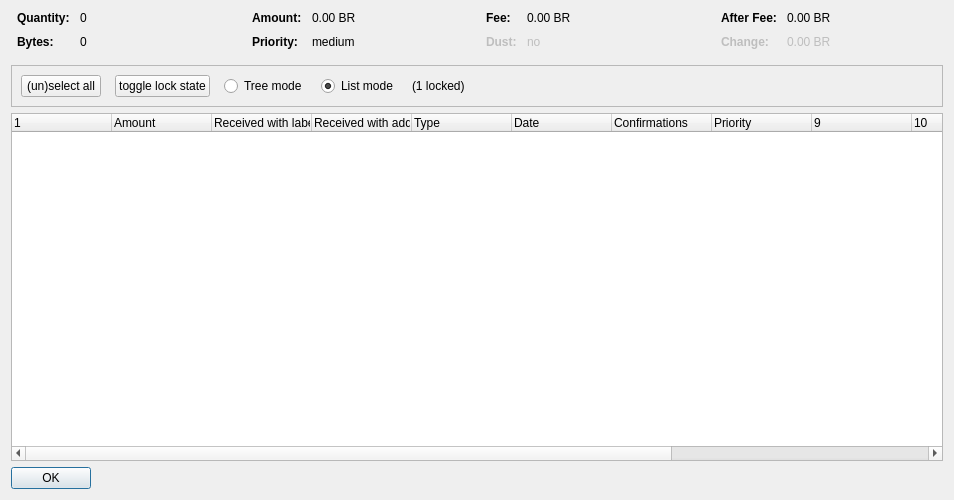
<?xml version="1.0" encoding="UTF-8"?>
<ui version="4.0">
 <class>CoinControlDialog</class>
 <widget class="QDialog" name="CoinControlDialog">
  <property name="geometry">
   <rect>
    <x>0</x>
    <y>0</y>
    <width>954</width>
    <height>500</height>
   </rect>
  </property>
  <property name="windowTitle">
   <string>Coin Selection</string>
  </property>
  <layout class="QVBoxLayout" name="verticalLayout">
   <item>
    <layout class="QHBoxLayout" name="horizontalLayoutTop" stretch="0,0,0,0">
     <property name="topMargin">
      <number>0</number>
     </property>
     <property name="bottomMargin">
      <number>10</number>
     </property>
     <item>
      <layout class="QFormLayout" name="formLayoutCoinControl1">
       <property name="horizontalSpacing">
        <number>10</number>
       </property>
       <property name="verticalSpacing">
        <number>10</number>
       </property>
       <property name="leftMargin">
        <number>6</number>
       </property>
       <property name="rightMargin">
        <number>6</number>
       </property>
       <item row="0" column="0">
        <widget class="QLabel" name="labelCoinControlQuantityText">
         <property name="font">
          <font>
           <weight>75</weight>
           <bold>true</bold>
          </font>
         </property>
         <property name="text">
          <string>Quantity:</string>
         </property>
        </widget>
       </item>
       <item row="0" column="1">
        <widget class="QLabel" name="labelCoinControlQuantity">
         <property name="cursor">
          <cursorShape>IBeamCursor</cursorShape>
         </property>
         <property name="contextMenuPolicy">
          <enum>Qt::ActionsContextMenu</enum>
         </property>
         <property name="text">
          <string notr="true">0</string>
         </property>
         <property name="textInteractionFlags">
          <set>Qt::LinksAccessibleByMouse|Qt::TextSelectableByKeyboard|Qt::TextSelectableByMouse</set>
         </property>
        </widget>
       </item>
       <item row="1" column="0">
        <widget class="QLabel" name="labelCoinControlBytesText">
         <property name="font">
          <font>
           <weight>75</weight>
           <bold>true</bold>
          </font>
         </property>
         <property name="text">
          <string>Bytes:</string>
         </property>
        </widget>
       </item>
       <item row="1" column="1">
        <widget class="QLabel" name="labelCoinControlBytes">
         <property name="cursor">
          <cursorShape>IBeamCursor</cursorShape>
         </property>
         <property name="contextMenuPolicy">
          <enum>Qt::ActionsContextMenu</enum>
         </property>
         <property name="text">
          <string notr="true">0</string>
         </property>
         <property name="textInteractionFlags">
          <set>Qt::LinksAccessibleByMouse|Qt::TextSelectableByKeyboard|Qt::TextSelectableByMouse</set>
         </property>
        </widget>
       </item>
      </layout>
     </item>
     <item>
      <layout class="QFormLayout" name="formLayoutCoinControl2">
       <property name="horizontalSpacing">
        <number>10</number>
       </property>
       <property name="verticalSpacing">
        <number>10</number>
       </property>
       <property name="leftMargin">
        <number>6</number>
       </property>
       <property name="rightMargin">
        <number>6</number>
       </property>
       <item row="0" column="0">
        <widget class="QLabel" name="labelCoinControlAmountText">
         <property name="font">
          <font>
           <weight>75</weight>
           <bold>true</bold>
          </font>
         </property>
         <property name="text">
          <string>Amount:</string>
         </property>
        </widget>
       </item>
       <item row="0" column="1">
        <widget class="QLabel" name="labelCoinControlAmount">
         <property name="cursor">
          <cursorShape>IBeamCursor</cursorShape>
         </property>
         <property name="contextMenuPolicy">
          <enum>Qt::ActionsContextMenu</enum>
         </property>
         <property name="text">
          <string notr="true">0.00 BR</string>
         </property>
         <property name="textInteractionFlags">
          <set>Qt::LinksAccessibleByMouse|Qt::TextSelectableByKeyboard|Qt::TextSelectableByMouse</set>
         </property>
        </widget>
       </item>
       <item row="1" column="0">
        <widget class="QLabel" name="labelCoinControlPriorityText">
         <property name="font">
          <font>
           <weight>75</weight>
           <bold>true</bold>
          </font>
         </property>
         <property name="text">
          <string>Priority:</string>
         </property>
        </widget>
       </item>
       <item row="1" column="1">
        <widget class="QLabel" name="labelCoinControlPriority">
         <property name="cursor">
          <cursorShape>IBeamCursor</cursorShape>
         </property>
         <property name="contextMenuPolicy">
          <enum>Qt::ActionsContextMenu</enum>
         </property>
         <property name="text">
          <string>medium</string>
         </property>
         <property name="textInteractionFlags">
          <set>Qt::LinksAccessibleByMouse|Qt::TextSelectableByKeyboard|Qt::TextSelectableByMouse</set>
         </property>
        </widget>
       </item>
      </layout>
     </item>
     <item>
      <layout class="QFormLayout" name="formLayoutCoinControl3">
       <property name="horizontalSpacing">
        <number>10</number>
       </property>
       <property name="verticalSpacing">
        <number>10</number>
       </property>
       <property name="leftMargin">
        <number>6</number>
       </property>
       <property name="rightMargin">
        <number>6</number>
       </property>
       <item row="0" column="0">
        <widget class="QLabel" name="labelCoinControlFeeText">
         <property name="font">
          <font>
           <weight>75</weight>
           <bold>true</bold>
          </font>
         </property>
         <property name="text">
          <string>Fee:</string>
         </property>
        </widget>
       </item>
       <item row="0" column="1">
        <widget class="QLabel" name="labelCoinControlFee">
         <property name="cursor">
          <cursorShape>IBeamCursor</cursorShape>
         </property>
         <property name="contextMenuPolicy">
          <enum>Qt::ActionsContextMenu</enum>
         </property>
         <property name="text">
          <string notr="true">0.00 BR</string>
         </property>
         <property name="textInteractionFlags">
          <set>Qt::LinksAccessibleByMouse|Qt::TextSelectableByKeyboard|Qt::TextSelectableByMouse</set>
         </property>
        </widget>
       </item>
       <item row="1" column="0">
        <widget class="QLabel" name="labelCoinControlLowOutputText">
         <property name="enabled">
          <bool>false</bool>
         </property>
         <property name="font">
          <font>
           <weight>75</weight>
           <bold>true</bold>
          </font>
         </property>
         <property name="text">
          <string>Dust:</string>
         </property>
        </widget>
       </item>
       <item row="1" column="1">
        <widget class="QLabel" name="labelCoinControlLowOutput">
         <property name="enabled">
          <bool>false</bool>
         </property>
         <property name="cursor">
          <cursorShape>IBeamCursor</cursorShape>
         </property>
         <property name="contextMenuPolicy">
          <enum>Qt::ActionsContextMenu</enum>
         </property>
         <property name="text">
          <string>no</string>
         </property>
         <property name="textInteractionFlags">
          <set>Qt::LinksAccessibleByMouse|Qt::TextSelectableByKeyboard|Qt::TextSelectableByMouse</set>
         </property>
        </widget>
       </item>
      </layout>
     </item>
     <item>
      <layout class="QFormLayout" name="formLayoutCoinControl4">
       <property name="horizontalSpacing">
        <number>10</number>
       </property>
       <property name="verticalSpacing">
        <number>10</number>
       </property>
       <property name="leftMargin">
        <number>6</number>
       </property>
       <property name="rightMargin">
        <number>6</number>
       </property>
       <item row="0" column="0">
        <widget class="QLabel" name="labelCoinControlAfterFeeText">
         <property name="font">
          <font>
           <weight>75</weight>
           <bold>true</bold>
          </font>
         </property>
         <property name="text">
          <string>After Fee:</string>
         </property>
        </widget>
       </item>
       <item row="0" column="1">
        <widget class="QLabel" name="labelCoinControlAfterFee">
         <property name="cursor">
          <cursorShape>IBeamCursor</cursorShape>
         </property>
         <property name="contextMenuPolicy">
          <enum>Qt::ActionsContextMenu</enum>
         </property>
         <property name="text">
          <string notr="true">0.00 BR</string>
         </property>
         <property name="textInteractionFlags">
          <set>Qt::LinksAccessibleByMouse|Qt::TextSelectableByKeyboard|Qt::TextSelectableByMouse</set>
         </property>
        </widget>
       </item>
       <item row="1" column="0">
        <widget class="QLabel" name="labelCoinControlChangeText">
         <property name="enabled">
          <bool>false</bool>
         </property>
         <property name="font">
          <font>
           <weight>75</weight>
           <bold>true</bold>
          </font>
         </property>
         <property name="text">
          <string>Change:</string>
         </property>
        </widget>
       </item>
       <item row="1" column="1">
        <widget class="QLabel" name="labelCoinControlChange">
         <property name="enabled">
          <bool>false</bool>
         </property>
         <property name="cursor">
          <cursorShape>IBeamCursor</cursorShape>
         </property>
         <property name="contextMenuPolicy">
          <enum>Qt::ActionsContextMenu</enum>
         </property>
         <property name="text">
          <string notr="true">0.00 BR</string>
         </property>
         <property name="textInteractionFlags">
          <set>Qt::LinksAccessibleByMouse|Qt::TextSelectableByKeyboard|Qt::TextSelectableByMouse</set>
         </property>
        </widget>
       </item>
      </layout>
     </item>
    </layout>
   </item>
   <item>
    <widget class="QFrame" name="frame">
     <property name="minimumSize">
      <size>
       <width>0</width>
       <height>40</height>
      </size>
     </property>
     <property name="frameShape">
      <enum>QFrame::StyledPanel</enum>
     </property>
     <property name="frameShadow">
      <enum>QFrame::Sunken</enum>
     </property>
     <layout class="QHBoxLayout" name="horizontalLayout">
      <item>
       <layout class="QHBoxLayout" name="horizontalLayoutPanel" stretch="0,0,0,0,0,0">
        <property name="spacing">
         <number>14</number>
        </property>
        <item>
         <widget class="QPushButton" name="pushButtonSelectAll">
          <property name="sizePolicy">
           <sizepolicy hsizetype="Maximum" vsizetype="Fixed">
            <horstretch>0</horstretch>
            <verstretch>0</verstretch>
           </sizepolicy>
          </property>
          <property name="text">
           <string>(un)select all</string>
          </property>
          <property name="autoDefault">
           <bool>false</bool>
          </property>
         </widget>
        </item>
        <item>
         <widget class="QPushButton" name="pushButtonToggleLock">
          <property name="sizePolicy">
           <sizepolicy hsizetype="Maximum" vsizetype="Fixed">
            <horstretch>0</horstretch>
            <verstretch>0</verstretch>
           </sizepolicy>
          </property>
          <property name="text">
           <string>toggle lock state</string>
          </property>
          <property name="autoDefault">
           <bool>false</bool>
          </property>
         </widget>
        </item>
        <item>
         <widget class="QRadioButton" name="radioTreeMode">
          <property name="sizePolicy">
           <sizepolicy hsizetype="Maximum" vsizetype="Fixed">
            <horstretch>0</horstretch>
            <verstretch>0</verstretch>
           </sizepolicy>
          </property>
          <property name="text">
           <string>Tree mode</string>
          </property>
         </widget>
        </item>
        <item>
         <widget class="QRadioButton" name="radioListMode">
          <property name="sizePolicy">
           <sizepolicy hsizetype="Maximum" vsizetype="Fixed">
            <horstretch>0</horstretch>
            <verstretch>0</verstretch>
           </sizepolicy>
          </property>
          <property name="text">
           <string>List mode</string>
          </property>
          <property name="checked">
           <bool>true</bool>
          </property>
         </widget>
        </item>
        <item>
         <widget class="QLabel" name="labelLocked">
          <property name="text">
           <string>(1 locked)</string>
          </property>
         </widget>
        </item>
        <item>
         <spacer name="horizontalSpacer">
          <property name="orientation">
           <enum>Qt::Horizontal</enum>
          </property>
          <property name="sizeHint" stdset="0">
           <size>
            <width>40</width>
            <height>20</height>
           </size>
          </property>
         </spacer>
        </item>
       </layout>
      </item>
     </layout>
    </widget>
   </item>
   <item>
    <widget class="CoinControlTreeWidget" name="treeWidget">
     <property name="contextMenuPolicy">
      <enum>Qt::CustomContextMenu</enum>
     </property>
     <property name="sortingEnabled">
      <bool>false</bool>
     </property>
     <property name="columnCount">
      <number>13</number>
     </property>
     <attribute name="headerShowSortIndibitcoinrealr" stdset="0">
      <bool>true</bool>
     </attribute>
     <attribute name="headerStretchLastSection">
      <bool>false</bool>
     </attribute>
     <column>
      <property name="text">
       <string/>
      </property>
     </column>
     <column>
      <property name="text">
       <string>Amount</string>
      </property>
     </column>
     <column>
      <property name="text">
       <string>Received with label</string>
      </property>
     </column>
     <column>
      <property name="text">
       <string>Received with address</string>
      </property>
     </column>
     <column>
      <property name="text">
	<string>Type</string>
      </property>
     </column>
     <column>
      <property name="text">	 
       <string>Date</string>
      </property>
     </column>
     <column>
      <property name="text">
       <string>Confirmations</string>
      </property>
      <property name="toolTip">
       <string>Confirmed</string>
      </property>
     </column>
     <column>
      <property name="text">
       <string>Priority</string>
      </property>
     </column>
     <column>
      <property name="text">
       <string/>
      </property>
     </column>
     <column>
      <property name="text">
       <string/>
      </property>
     </column>
     <column>
      <property name="text">
       <string/>
      </property>
     </column>
     <column>
      <property name="text">
       <string/>
      </property>
     </column>
     <column>
      <property name="text">
       <string/>
      </property>
     </column>
    </widget>
   </item>
   <item>
    <widget class="QDialogButtonBox" name="buttonBox">
     <property name="sizePolicy">
      <sizepolicy hsizetype="Maximum" vsizetype="Fixed">
       <horstretch>0</horstretch>
       <verstretch>0</verstretch>
      </sizepolicy>
     </property>
     <property name="orientation">
      <enum>Qt::Horizontal</enum>
     </property>
     <property name="standardButtons">
      <set>QDialogButtonBox::Ok</set>
     </property>
    </widget>
   </item>
  </layout>
 </widget>
 <customwidgets>
  <customwidget>
   <class>CoinControlTreeWidget</class>
   <extends>QTreeWidget</extends>
   <header>coincontroltreewidget.h</header>
  </customwidget>
 </customwidgets>
 <resources/>
 <connections/>
</ui>
